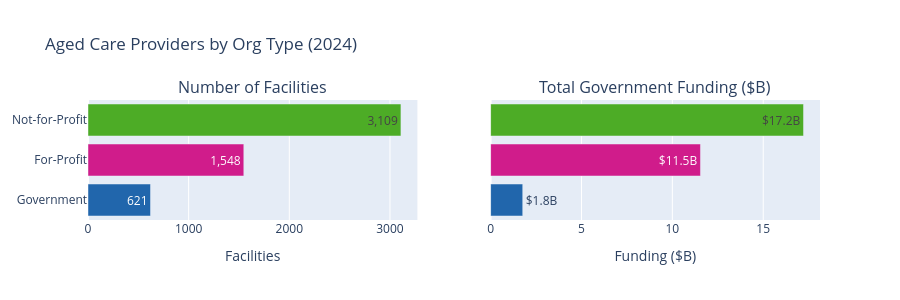

Source (notebook cell):
### Markdown cell above
## Visual 3 — Org Type Breakdown: Facility Count and Funding (2024)

### Code cell
funding_2024 = funding[funding['year'] == 2024].copy()
org_summary = (
    funding_2024
    .groupby('org_type')
    .agg(n_facilities=('service_name', 'nunique'), total_funding=('funding', 'sum'))
    .reset_index()
    .sort_values('n_facilities', ascending=True)
)
org_summary['funding_bn'] = org_summary['total_funding'] / 1e9

fig3 = make_subplots(
    rows=1, cols=2,
    subplot_titles=['Number of Facilities', 'Total Government Funding ($B)'],
    shared_yaxes=True,
)
for _, row in org_summary.iterrows():
    label  = label_org.get(row['org_type'], row['org_type'])
    colour = colour_org.get(row['org_type'], '#888')
    fig3.add_trace(
        go.Bar(x=[row['n_facilities']], y=[label], orientation='h',
               marker_color=colour, name=label, showlegend=False,
               text=[f"{row['n_facilities']:,}"], textposition='auto'),
        row=1, col=1
    )
    fig3.add_trace(
        go.Bar(x=[row['funding_bn']], y=[label], orientation='h',
               marker_color=colour, name=label, showlegend=False,
               text=[f"${row['funding_bn']:.1f}B"], textposition='auto'),
        row=1, col=2
    )
fig3.update_layout(title='Aged Care Providers by Org Type (2024)', height=300,
                   xaxis_title='Facilities', xaxis2_title='Funding ($B)')
fig3.show()

### Figure 1 — Plotly figure (JSON) as saved in the notebook; plotly's stock layout.template omitted (floating-point values rounded to 4 significant figures)
{"data": [{"marker": {"color": "#2166ac"}, "name": "Government", "orientation": "h", "showlegend": false, "text": ["621"], "textposition": "auto", "type": "bar", "x": [621], "xaxis": "x", "y": ["Government"], "yaxis": "y"}, {"marker": {"color": "#2166ac"}, "name": "Government", "orientation": "h", "showlegend": false, "text": ["$1.8B"], "textposition": "auto", "type": "bar", "x": [1.768], "xaxis": "x2", "y": ["Government"], "yaxis": "y2"}, {"marker": {"color": "#d01c8b"}, "name": "For-Profit", "orientation": "h", "showlegend": false, "text": ["1,548"], "textposition": "auto", "type": "bar", "x": [1548], "xaxis": "x", "y": ["For-Profit"], "yaxis": "y"}, {"marker": {"color": "#d01c8b"}, "name": "For-Profit", "orientation": "h", "showlegend": false, "text": ["$11.5B"], "textposition": "auto", "type": "bar", "x": [11.55], "xaxis": "x2", "y": ["For-Profit"], "yaxis": "y2"}, {"marker": {"color": "#4dac26"}, "name": "Not-for-Profit", "orientation": "h", "showlegend": false, "text": ["3,109"], "textposition": "auto", "type": "bar", "x": [3109], "xaxis": "x", "y": ["Not-for-Profit"], "yaxis": "y"}, {"marker": {"color": "#4dac26"}, "name": "Not-for-Profit", "orientation": "h", "showlegend": false, "text": ["$17.2B"], "textposition": "auto", "type": "bar", "x": [17.22], "xaxis": "x2", "y": ["Not-for-Profit"], "yaxis": "y2"}], "layout": {"annotations": [{"font": {"size": 16}, "showarrow": false, "text": "Number of Facilities", "x": 0.225, "xanchor": "center", "xref": "paper", "y": 1, "yanchor": "bottom", "yref": "paper"}, {"font": {"size": 16}, "showarrow": false, "text": "Total Government Funding ($B)", "x": 0.775, "xanchor": "center", "xref": "paper", "y": 1, "yanchor": "bottom", "yref": "paper"}], "height": 300, "title": {"text": "Aged Care Providers by Org Type (2024)"}, "xaxis": {"anchor": "y", "domain": [0, 0.45], "title": {"text": "Facilities"}}, "xaxis2": {"anchor": "y2", "domain": [0.55, 1], "title": {"text": "Funding ($B)"}}, "yaxis": {"anchor": "x", "domain": [0, 1]}, "yaxis2": {"anchor": "x2", "domain": [0, 1], "matches": "y", "showticklabels": false}}}
